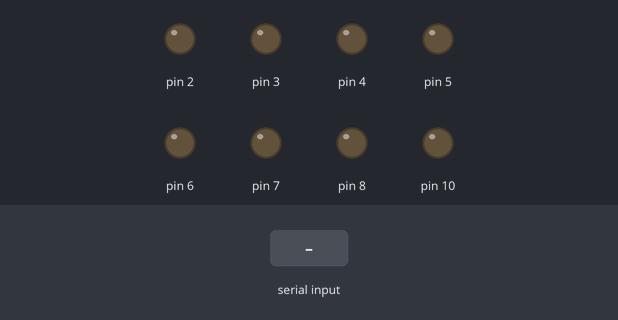
Bench run of a sketch on a simulated Arduino Uno, built with avr-gcc and run on an emulated ATmega328P. Shown: output pins drawn as LEDs (lit = HIGH). Inputs (shaded band) come from the test bench.

Above: at 1.2 s.
1.3 s: "90,45\n" received over Serial
At 2.3 s:
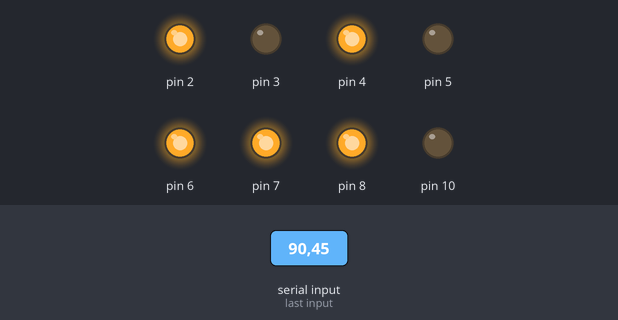
3.2 s: "30,150\n" received over Serial
At 5.0 s:
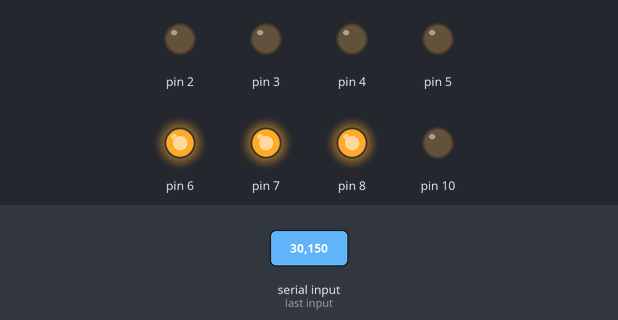
6.2 s: "0\n" received over Serial
At 7.0 s:
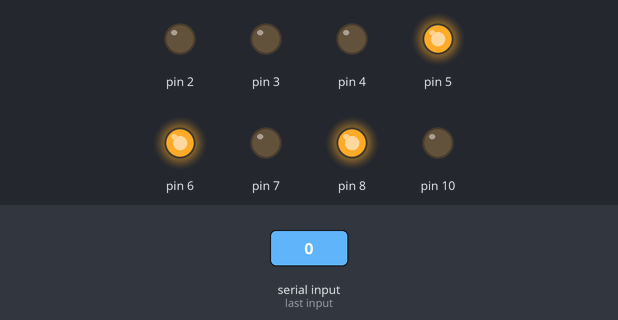
7.8 s: "1\n" received over Serial
At 8.2 s:
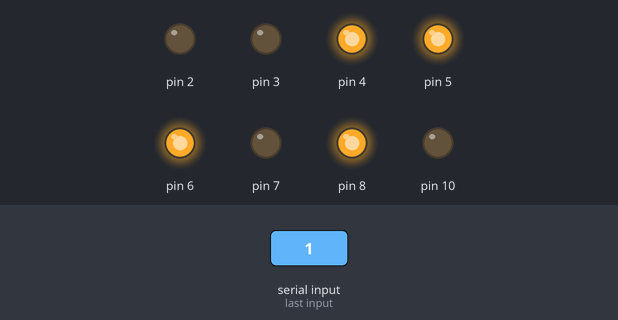
9.4 s: "2\n" received over Serial
At 10.6 s:
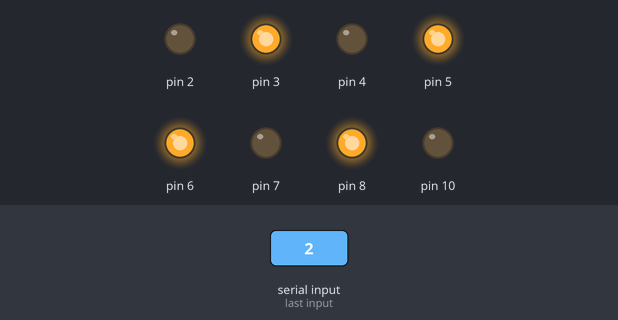
11.0 s: "3\n" received over Serial
At 11.9 s:
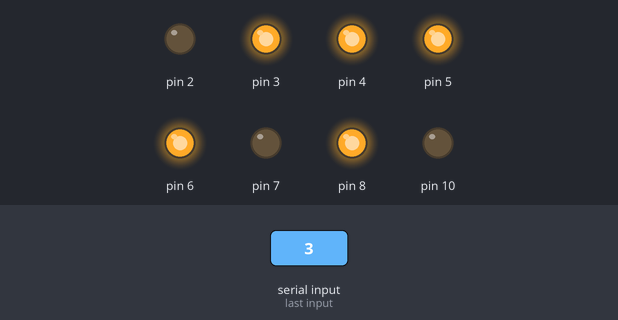
Timing chart, 0 to 13.6 s (numbered marks = the images above; inputs shaded):
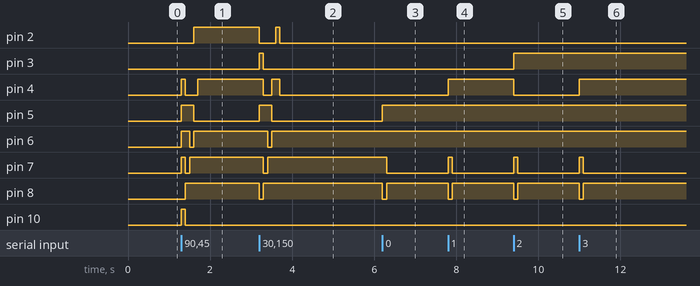

The sketch:

4weixianshiqi.ino
```cpp
void setup()
{
pinMode(10,OUTPUT);
pinMode(2,OUTPUT);
pinMode(3,OUTPUT);
pinMode(4,OUTPUT);
pinMode(5,OUTPUT);
pinMode(6,OUTPUT);
pinMode(7,OUTPUT);
pinMode(8,OUTPUT);
Serial.begin(9600);
}

int b=0;
int i=0;
void loop(){
i=0;
  while(Serial.available()>0)
  {
  b=Serial.read()-'0';
  open(3-i);
  light(b);
    i++;
    delay(100);
  }
}
void open(int j){
if(j==0)
{digitalWrite(5,LOW);
digitalWrite(6,HIGH);
digitalWrite(7,HIGH);
digitalWrite(8,HIGH);
}
if(j==1)
{digitalWrite(5,HIGH);
digitalWrite(6,LOW);
digitalWrite(7,HIGH);
digitalWrite(8,HIGH);
}
if(j==2)
{digitalWrite(5,HIGH);
digitalWrite(6,HIGH);
digitalWrite(7,LOW);
digitalWrite(8,HIGH);
}
if(j==3)
{digitalWrite(5,HIGH);
digitalWrite(6,HIGH);
digitalWrite(7,HIGH);
digitalWrite(8,LOW);
}
}
void light(int income)
{
  if(income==0)
  {
  digitalWrite(10,LOW);
      digitalWrite(2,LOW);
     digitalWrite(3,LOW);
      digitalWrite(4,LOW);
  }
  if(income==1)
  {
  digitalWrite(10,LOW);
   digitalWrite(2,LOW);
     digitalWrite(3,LOW);
     digitalWrite(4,HIGH);
  }
  if(income==2)
  {
  digitalWrite(10,LOW);
    digitalWrite(2,LOW);
      digitalWrite(3,HIGH);
      digitalWrite(4,LOW);
  }
  if(income==3)
  {
  digitalWrite(10,LOW);
    digitalWrite(2,LOW);
      digitalWrite(3,HIGH);
      digitalWrite(4,HIGH);
  }
  if(income==4)
  {
  digitalWrite(10,LOW);
      digitalWrite(2,HIGH);
      digitalWrite(3,LOW);
    digitalWrite(4,LOW);
  }
  if(income==5)
  {
  digitalWrite(10,LOW);
      digitalWrite(2,HIGH);
      digitalWrite(3,LOW);
      digitalWrite(4,HIGH);
  }
  if(income==6)
  {
  digitalWrite(10,LOW);
      digitalWrite(2,HIGH);
      digitalWrite(3,HIGH);
      digitalWrite(4,LOW);
  }
  if(income==7)
  {
  digitalWrite(10,LOW);
      digitalWrite(2,HIGH);
      digitalWrite(3,HIGH);
      digitalWrite(4,HIGH);
  }
  if(income==8)
  {
  digitalWrite(10,HIGH);
      digitalWrite(2,LOW);
      digitalWrite(3,LOW);
      digitalWrite(4,LOW);
  }
  if(income==9)
  {
  digitalWrite(10,HIGH);
      digitalWrite(2,LOW);
      digitalWrite(3,LOW);
      digitalWrite(4,HIGH);
  }
}
```

Measured:
- after the input at 1.3 s, pin 2: LOW → HIGH after 0.30 s; pin 4: LOW → HIGH at once, → LOW 0.10 s later, → HIGH 0.30 s later; pin 5: LOW → HIGH at once, → LOW 0.30 s later; pin 6: LOW → HIGH at once, → LOW 0.20 s later, → HIGH 0.10 s later; pin 7: LOW → HIGH at once, → LOW 0.10 s later, → HIGH 0.10 s later
- after the input at 3.2 s, pin 2: HIGH → LOW at once, → HIGH 0.40 s later, → LOW 0.10 s later; pin 3: LOW → HIGH at once, → LOW 0.10 s later; pin 4: HIGH → LOW after 0.10 s, → HIGH 0.20 s later, → LOW 0.20 s later; pin 5: LOW → HIGH at once, → LOW 0.30 s later; pin 6: HIGH → LOW after 0.20 s, → HIGH 0.10 s later
- after the input at 6.2 s, pin 5: LOW → HIGH at once; pin 7: HIGH → LOW after 0.10 s; pin 8: HIGH → LOW at once, → HIGH 0.10 s later
- after the input at 7.8 s, pin 4: LOW → HIGH at once; pin 7: LOW → HIGH at once, → LOW 0.10 s later; pin 8: HIGH → LOW at once, → HIGH 0.10 s later
- after the input at 9.4 s, pin 3: LOW → HIGH at once; pin 4: HIGH → LOW at once; pin 7: LOW → HIGH at once, → LOW 0.10 s later; pin 8: HIGH → LOW at once, → HIGH 0.10 s later
- after the input at 11.0 s, pin 4: LOW → HIGH at once; pin 7: LOW → HIGH at once, → LOW 0.10 s later; pin 8: HIGH → LOW at once, → HIGH 0.10 s later
